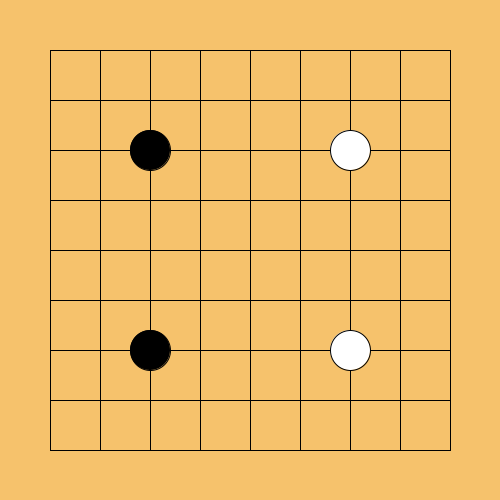
Frame 1 (no input)
Frame 60 (the mouse pressed at the canvas centre just before this capture): identical to frame 1, image omitted
Frame 120 (the mouse held since frame 60 and released just before this capture): identical to frame 1, image omitted

The Processing sketch that drew this single still picture (run headless with seeded random() and noise(); from frame 60 on, the mouse is pressed at the canvas centre):

// Processing sketch: week04_7_wood_background_line
// ── week04_7_wood_background_line.pde
void setup()
{
  size(500,500);
}
int [][] go=
{
  {0,0,0,0,0,0,0,0,0},
  {0,0,0,0,0,0,0,0,0},
  {0,0,1,0,0,0,2,0,0},
  {0,0,0,0,0,0,0,0,0},
  {0,0,0,0,0,0,0,0,0},
  {0,0,0,0,0,0,0,0,0},
  {0,0,1,0,0,0,2,0,0},
  {0,0,0,0,0,0,0,0,0},
  {0,0,0,0,0,0,0,0,0}
};//陣列9x9
void draw()//用迴圈畫棋
{  
    background(246,194,108);//木頭色棋盤
    for(int i=1;i<=9;i++)//用迴圈畫線
    {
      line(50,50*i,450,50*i);
      line(50*i,50,50*i,450);
    }
    
    for(int i=0;i<9;i++) //i對應y座標
    {
       for(int j=0;j<9;j++) //j對應x座標
       {
         if(go[i][j]==1)//1是黑棋
         {
           fill(0);
           ellipse(50+j*50,50+i*50,40,40);
         }
         else if(go[i][j]==2)//2是白棋
         {
           fill(255);
           ellipse(50+j*50,50+i*50,40,40);
         }
       }
    }
}
